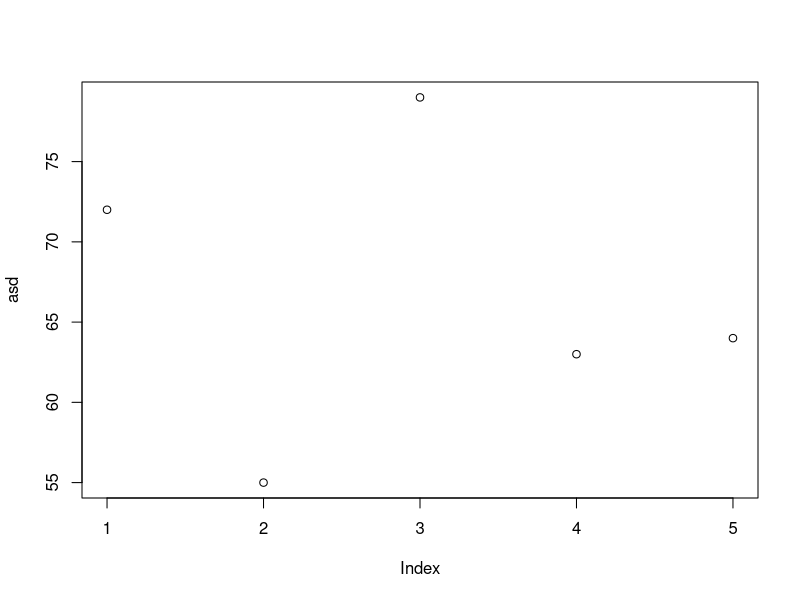

Here is the R script that generated this plot: (Note: this script raises an error after producing the figure.)
# importo datasets e uso USAccDeaths come csv dati che riporta le morti accidentali negli USA dal 1973 al 1978 da Gennaio a Dicembre
require(datasets)
# assegno alla variabile dati la megamatrice USAccDeaths
dati <- USAccDeaths
dati
anno = 1973
datas <- matrix(1:72,ncol=12)
k=1;
j=1;
for(i in 1:72) {
  datas[k,j] = dati[i]
  if (i %% 12 == 0) {
    print(anno)
    print( summary( datas[k,] ) )
    j=0  
    k = k+1
    anno = anno + 1
  }
  j = j+1
}

asd <- c(72,55,79,63,64)

plot(asd)
summary(asd)

1/5*((72-66.6)^2+(55-66.6)^2+(79-66.6)^2+(63-66.6)^2+(64-66.6)^2)

(sqrt(67.44)/66.6)*100

analisiDescr <- function(file, colStart, colEnd){
  dataset <- file[,colStart:colEnd]
  dim <- length(dataset)
  #2 significa colonne
  media <- apply(dataset, 2 , mean, na.rm = TRUE)
  varianza <-apply(dataset, 2,var, na.rm = TRUE)
  devStd <- sqrt(varianza)
  minimo <- apply(dataset, 2, min, na.rm = TRUE)
  massimo <- apply(dataset, 2, max, na.rm = TRUE)
  Desc <- data.frame(media, varianza, devStd, minimo, massimo)
  colnames <- c("media", "varianza", "devStd", "minimo", "massimo")
  return(Desc)
}

dati <- analisiDescr(monthlyByCateg, 1, 13)